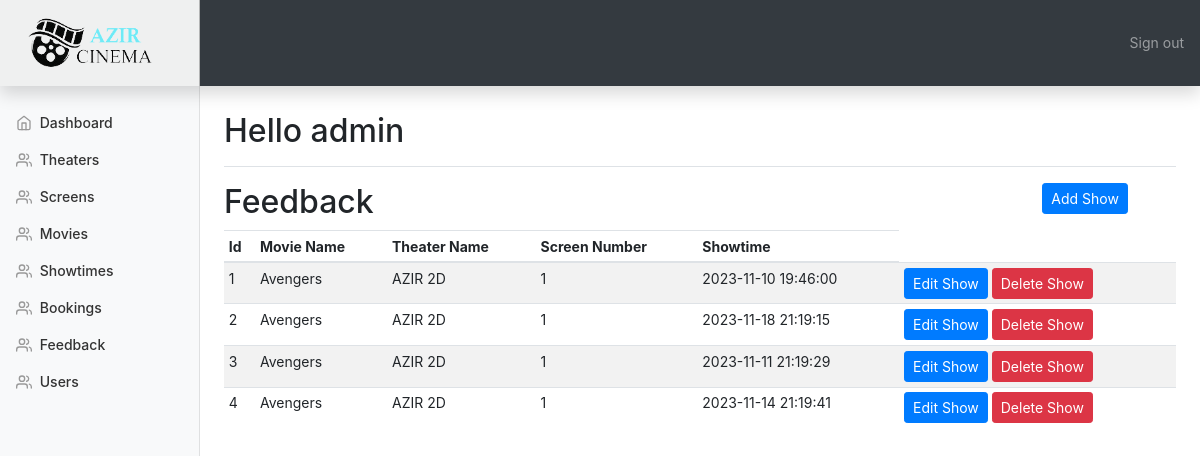
Page /admin/showtimes.php (signed in) on the earlier database version.
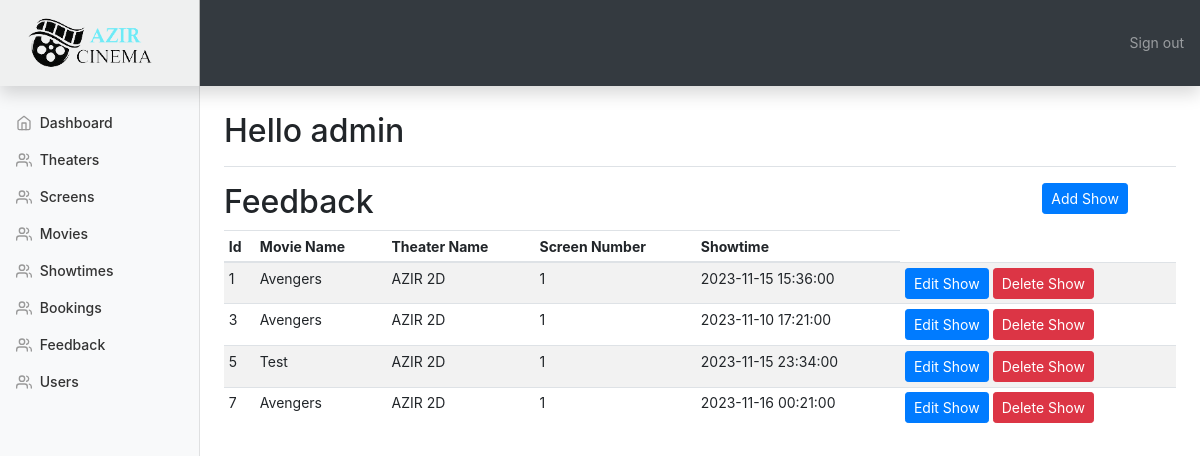
Same page on the later database version.
### tables this page shows
CREATE TABLE `showtimes` (
  `id` int(11) NOT NULL,
  `movie_id` int(11) NOT NULL,
  `theater_id` int(11) NOT NULL,
  `screen_id` int(11) NOT NULL,
  `showtime` datetime NOT NULL,
  `price` decimal(10,2) NOT NULL
);

CREATE TABLE `movies` (
  `id` int(11) NOT NULL,
  `title` varchar(100) NOT NULL DEFAULT '0',
  `director` varchar(100) NOT NULL DEFAULT '0',
  `release_date` date NOT NULL,
  `genre_id` int(11) NOT NULL DEFAULT 0,
  `language` varchar(100) NOT NULL DEFAULT '0',
  `trailer_link` varchar(255) NOT NULL DEFAULT '0',
  `description` varchar(300) NOT NULL DEFAULT '0',
  `image` varchar(100) NOT NULL DEFAULT '0',
  `status` int(11) NOT NULL DEFAULT 0,
  `running` int(11) NOT NULL
);

CREATE TABLE `theaters` (
  `id` int(11) NOT NULL,
  `theater_name` varchar(50) DEFAULT NULL,
  `theater_address` varchar(100) DEFAULT NULL,
  `theater_phone` varchar(15) DEFAULT NULL
);

CREATE TABLE `screens` (
  `id` int(11) NOT NULL,
  `theater_id` int(11) DEFAULT 0,
  `screen_number` int(11) DEFAULT 0
);

### admin/showtimes.php (the view, shortened to what this page needs)
<!doctype html>
<html lang="en">
<head>
    <?php include_once("./templates/top.php"); ?>
    <?php include_once("./templates/navbar.php"); ?>
    <div class="container-fluid">
        <div class="row">
            <?php include "./templates/sidebar.php"; ?>
            <div class="row">
                <div class="col-10">
                    <h2>Feedback</h2>
                </div>
                <div class="col-2">
                    <button type="button" data-toggle="modal" data-target="#add_show" class="btn btn-primary btn-sm">Add Show</button>
                </div>
            </div>
            <div class="table-responsive">
                <table class="table table-striped table-sm">
                    <thead>
                    <tr>
                        <th>Id</th>
                        <th>Movie Name</th>
                        <th>Theater Name</th>
                        <th>Screen Number</th>
                        <th>Showtime</th>
                    </tr>
                    </thead>
                    <tbody id="product_list">
                    <?php
                    require_once("../config/db_connect.php");
                    $query = "SELECT
                        showtimes.id,
                        showtimes.showtime,
                        screens.screen_number,
                        theaters.theater_name,
                        movies.title
                    FROM
                        showtimes
                        INNER JOIN
                        movies
                        ON
                            showtimes.movie_id = movies.id
                        INNER JOIN
                        theaters
                        ON
                            showtimes.theater_id = theaters.id
                        INNER JOIN
                        screens
                        ON
                            showtimes.screen_id = screens.id";
                    $result = mysqli_query($conn, $query);
                    if (mysqli_num_rows($result) > 0) {
                        while ($row = mysqli_fetch_array($result)) {
                            ?>
                            <tr>
                                <td><?php echo $row['id']; ?></td>
                                <td><?php echo $row['title']; ?></td>
                                <td><?php echo $row['theater_name']; ?></td>
                                <td><?php echo $row['screen_number']; ?></td>
                                <td><?php echo $row['showtime']; ?></td>
                                <td>
                                    <button data-toggle="modal" data-target="#update_show<?php echo $row['id']; ?>"
                                            class="btn btn-primary btn-sm">Edit Show
                                    </button>
                                    <button data-toggle="modal" data-target="#delete_show<?php echo $row['id']; ?>"
                                            class="btn btn-danger btn-sm">Delete Show
                                    </button>
                                </td>
                            </tr>
                            <?php
                        }
                    }
                    ?>
                    </tbody>
                </table>
            </div>
            </main>
        </div>
    </div>
    <?php include_once("./templates/footer.php"); ?>

Differences in the rows shown:
removed showtimes: id "2", movie.title "Avengers", theater.theater_name "AZIR 2D", screen.screen_number "1", showtime "2023-11-18 21:19:15"
removed showtimes: id "4", movie.title "Avengers", theater.theater_name "AZIR 2D", screen.screen_number "1", showtime "2023-11-14 21:19:41"
changed showtimes id 1: showtime "2023-11-10 19:46:00" → "2023-11-15 15:36:00"
changed showtimes id 3: showtime "2023-11-11 21:19:29" → "2023-11-10 17:21:00"
added showtimes: id "5", movie.title "Test", theater.theater_name "AZIR 2D", screen.screen_number "1", showtime "2023-11-15 23:34:00"
added showtimes: id "7", movie.title "Avengers", theater.theater_name "AZIR 2D", screen.screen_number "1", showtime "2023-11-16 00:21:00"
